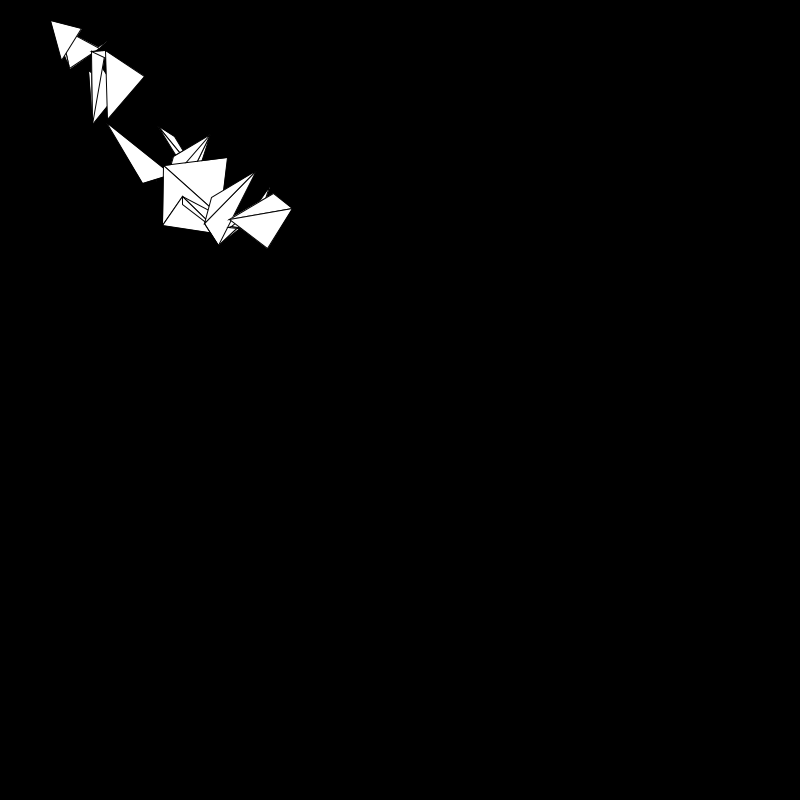
Frame 1 (no input)
Frame 60 (the mouse pressed at the canvas centre just before this capture): identical to frame 1, image omitted
Frame 120 (the mouse held since frame 60 and released just before this capture): identical to frame 1, image omitted

The Processing sketch that drew this single still picture (run headless with seeded random() and noise(); from frame 60 on, the mouse is pressed at the canvas centre):

// Processing sketch: array_con_vertices
// ── array_con_vertices.pde
ArrayList shapes;

void setup() {
  size(800, 800);
 shapes = new ArrayList();
 
 
 for(int i=0; i < 7; i++){  
 Vertex myVertex = new Vertex (random(0, 55), random(0, 75));
 shapes. add(myVertex);
 }
 

}
void draw() {
  background(0);

  for(int i=0; i < shapes. size(); i++){
   Vertex mB = (Vertex) shapes.get(i);
   mB. display();
  }
}

class Vertex {
  PVector location;
  PVector[] q_pts;
  Vertex(float a, float b) {
    location = new PVector(a, b);
    q_pts=new PVector[7];
    construct();
  }
  
  void construct() {
    
    q_pts[0] = new PVector(random(0, 75), random(0, 90));
    q_pts[1] = new PVector(random(0, 75), random(0, 90));
    q_pts[2] = new PVector(random(0, 75), random(0, 90));
    q_pts[3] = new PVector(random(0, 75), random(0, 90)); 
    q_pts[4] = new PVector(random(0, 75), random(0, 90));
    q_pts[5] = new PVector(random(0, 75), random(0, 90));
    q_pts[6] = new PVector(random(0, 75), random(0, 90));
  }
  float getRealX() {
    return location.x;
  }
  
  float getRealY() {
    return location.y;
  }
  
  void display(){
    translate(location.x, location.y);
    beginShape(TRIANGLE_STRIP);
    vertex(q_pts[0].x, q_pts[0].y);
    vertex(q_pts[1].x, q_pts[1].y);
    vertex(q_pts[2].x, q_pts[2].y);
    vertex(q_pts[3].x, q_pts[3].y);
    vertex(q_pts[4].x, q_pts[4].y);
    vertex(q_pts[5].x, q_pts[5].y);
    vertex(q_pts[6].x, q_pts[6].y);
    endShape();
  }
  
}
